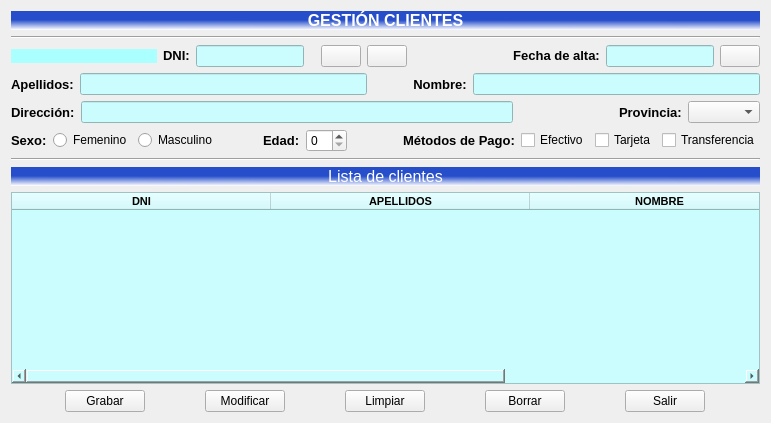
      <widget class="QWidget" name="tab_11">
       <attribute name="title">
        <string>Clientes</string>
       </attribute>
       <layout class="QGridLayout" name="gridLayout_6">
        <item row="8" column="0" colspan="2">
         <layout class="QGridLayout" name="gridLayout_8">
          <item row="0" column="2">
           <widget class="QPushButton" name="btnLimpiarCli">
            <property name="sizePolicy">
             <sizepolicy hsizetype="Fixed" vsizetype="Fixed">
              <horstretch>0</horstretch>
              <verstretch>0</verstretch>
             </sizepolicy>
            </property>
            <property name="text">
             <string>Limpiar</string>
            </property>
           </widget>
          </item>
          <item row="0" column="1">
           <widget class="QPushButton" name="btnModifCli">
            <property name="sizePolicy">
             <sizepolicy hsizetype="Fixed" vsizetype="Fixed">
              <horstretch>0</horstretch>
              <verstretch>0</verstretch>
             </sizepolicy>
            </property>
            <property name="text">
             <string>Modificar</string>
            </property>
           </widget>
          </item>
          <item row="0" column="3">
           <widget class="QPushButton" name="btnBajaCli">
            <property name="sizePolicy">
             <sizepolicy hsizetype="Fixed" vsizetype="Fixed">
              <horstretch>0</horstretch>
              <verstretch>0</verstretch>
             </sizepolicy>
            </property>
            <property name="text">
             <string>Borrar</string>
            </property>
           </widget>
          </item>
          <item row="0" column="4">
           <widget class="QPushButton" name="btnSalir">
            <property name="sizePolicy">
             <sizepolicy hsizetype="Fixed" vsizetype="Fixed">
              <horstretch>0</horstretch>
              <verstretch>0</verstretch>
             </sizepolicy>
            </property>
            <property name="text">
             <string>Salir</string>
            </property>
           </widget>
          </item>
          <item row="0" column="0">
           <widget class="QPushButton" name="btnAltaCli">
            <property name="enabled">
             <bool>true</bool>
            </property>
            <property name="sizePolicy">
             <sizepolicy hsizetype="Fixed" vsizetype="Fixed">
              <horstretch>0</horstretch>
              <verstretch>0</verstretch>
             </sizepolicy>
            </property>
            <property name="text">
             <string>Grabar</string>
            </property>
           </widget>
          </item>
         </layout>
        </item>
        <item row="3" column="0" colspan="2">
         <layout class="QGridLayout" name="gridLayout_7">
          <item row="0" column="0">
           <widget class="QLabel" name="lblApellidos">
            <property name="font">
             <font>
              <pointsize>10</pointsize>
              <weight>75</weight>
              <bold>true</bold>
             </font>
            </property>
            <property name="text">
             <string>Apellidos:</string>
            </property>
           </widget>
          </item>
          <item row="0" column="3">
           <widget class="QLabel" name="lblNombre">
            <property name="font">
             <font>
              <pointsize>10</pointsize>
              <weight>75</weight>
              <bold>true</bold>
             </font>
            </property>
            <property name="contextMenuPolicy">
             <enum>Qt::DefaultContextMenu</enum>
            </property>
            <property name="text">
             <string>Nombre:</string>
            </property>
            <property name="alignment">
             <set>Qt::AlignCenter</set>
            </property>
           </widget>
          </item>
          <item row="0" column="1">
           <widget class="QLineEdit" name="editApel">
            <property name="sizePolicy">
             <sizepolicy hsizetype="Expanding" vsizetype="Fixed">
              <horstretch>0</horstretch>
              <verstretch>0</verstretch>
             </sizepolicy>
            </property>
            <property name="styleSheet">
             <string notr="true">background-color: rgb(203, 253, 255);</string>
            </property>
           </widget>
          </item>
          <item row="0" column="4">
           <widget class="QLineEdit" name="editNombre">
            <property name="styleSheet">
             <string notr="true">background-color: rgb(203, 253, 255);</string>
            </property>
            <property name="alignment">
             <set>Qt::AlignLeading|Qt::AlignLeft|Qt::AlignVCenter</set>
            </property>
           </widget>
          </item>
          <item row="0" column="2">
           <spacer name="horizontalSpacer_5">
            <property name="orientation">
             <enum>Qt::Horizontal</enum>
            </property>
            <property name="sizeType">
             <enum>QSizePolicy::Fixed</enum>
            </property>
            <property name="sizeHint" stdset="0">
             <size>
              <width>40</width>
              <height>20</height>
             </size>
            </property>
           </spacer>
          </item>
         </layout>
        </item>
        <item row="4" column="0" colspan="2">
         <layout class="QGridLayout" name="gridLayout_5">
          <item row="0" column="1">
           <widget class="QLineEdit" name="editDir">
            <property name="sizePolicy">
             <sizepolicy hsizetype="Preferred" vsizetype="Fixed">
              <horstretch>0</horstretch>
              <verstretch>0</verstretch>
             </sizepolicy>
            </property>
            <property name="styleSheet">
             <string notr="true">background-color: rgb(203, 253, 255);</string>
            </property>
           </widget>
          </item>
          <item row="0" column="3">
           <widget class="QLabel" name="lblProv">
            <property name="sizePolicy">
             <sizepolicy hsizetype="Fixed" vsizetype="Preferred">
              <horstretch>0</horstretch>
              <verstretch>0</verstretch>
             </sizepolicy>
            </property>
            <property name="font">
             <font>
              <pointsize>10</pointsize>
              <weight>75</weight>
              <bold>true</bold>
             </font>
            </property>
            <property name="text">
             <string>Provincia:</string>
            </property>
           </widget>
          </item>
          <item row="0" column="4">
           <widget class="QComboBox" name="cmbProv">
            <property name="sizePolicy">
             <sizepolicy hsizetype="Fixed" vsizetype="Fixed">
              <horstretch>0</horstretch>
              <verstretch>0</verstretch>
             </sizepolicy>
            </property>
           </widget>
          </item>
          <item row="0" column="0">
           <widget class="QLabel" name="lblDireccion">
            <property name="sizePolicy">
             <sizepolicy hsizetype="Fixed" vsizetype="Preferred">
              <horstretch>0</horstretch>
              <verstretch>0</verstretch>
             </sizepolicy>
            </property>
            <property name="font">
             <font>
              <pointsize>10</pointsize>
              <weight>75</weight>
              <bold>true</bold>
             </font>
            </property>
            <property name="text">
             <string>Dirección:</string>
            </property>
           </widget>
          </item>
          <item row="0" column="2">
           <spacer name="horizontalSpacer_2">
            <property name="orientation">
             <enum>Qt::Horizontal</enum>
            </property>
            <property name="sizeType">
             <enum>QSizePolicy::Fixed</enum>
            </property>
            <property name="sizeHint" stdset="0">
             <size>
              <width>100</width>
              <height>20</height>
             </size>
            </property>
           </spacer>
          </item>
         </layout>
        </item>
        <item row="0" column="0" colspan="2">
         <layout class="QGridLayout" name="gridLayout_2">
          <item row="0" column="0">
           <widget class="QLabel" name="lblXesCli">
            <property name="sizePolicy">
             <sizepolicy hsizetype="Preferred" vsizetype="Fixed">
              <horstretch>0</horstretch>
              <verstretch>0</verstretch>
             </sizepolicy>
            </property>
            <property name="font">
             <font>
              <pointsize>12</pointsize>
              <weight>75</weight>
              <bold>true</bold>
             </font>
            </property>
            <property name="layoutDirection">
             <enum>Qt::LeftToRight</enum>
            </property>
            <property name="autoFillBackground">
             <bool>false</bool>
            </property>
            <property name="styleSheet">
             <string notr="true">color: rgb(255, 255, 255);
background-color: qlineargradient(spread:pad, x1:0.545, y1:0.482955, x2:0.534091, y2:1, stop:0 rgba(38, 78, 203, 255), stop:1 rgba(255, 255, 255, 255));</string>
            </property>
            <property name="text">
             <string>GESTIÓN CLIENTES</string>
            </property>
            <property name="alignment">
             <set>Qt::AlignCenter</set>
            </property>
           </widget>
          </item>
          <item row="1" column="0">
           <widget class="Line" name="line_5">
            <property name="orientation">
             <enum>Qt::Horizontal</enum>
            </property>
           </widget>
          </item>
         </layout>
        </item>
        <item row="1" column="0" rowspan="2" colspan="2">
         <layout class="QGridLayout" name="gridLayout">
          <item row="0" column="8">
           <widget class="QLabel" name="lblFecha">
            <property name="sizePolicy">
             <sizepolicy hsizetype="Preferred" vsizetype="Fixed">
              <horstretch>0</horstretch>
              <verstretch>0</verstretch>
             </sizepolicy>
            </property>
            <property name="font">
             <font>
              <pointsize>10</pointsize>
              <weight>75</weight>
              <bold>true</bold>
             </font>
            </property>
            <property name="text">
             <string>Fecha de alta:</string>
            </property>
            <property name="alignment">
             <set>Qt::AlignCenter</set>
            </property>
           </widget>
          </item>
          <item row="0" column="9">
           <widget class="QLineEdit" name="editClialta">
            <property name="enabled">
             <bool>true</bool>
            </property>
            <property name="sizePolicy">
             <sizepolicy hsizetype="Fixed" vsizetype="Fixed">
              <horstretch>0</horstretch>
              <verstretch>0</verstretch>
             </sizepolicy>
            </property>
            <property name="font">
             <font>
              <family>MS Shell Dlg 2</family>
             </font>
            </property>
            <property name="styleSheet">
             <string notr="true">background-color: rgb(203, 253, 255);</string>
            </property>
            <property name="alignment">
             <set>Qt::AlignCenter</set>
            </property>
           </widget>
          </item>
          <item row="0" column="5">
           <widget class="QPushButton" name="btnReloadCli">
            <property name="sizePolicy">
             <sizepolicy hsizetype="Fixed" vsizetype="Fixed">
              <horstretch>0</horstretch>
              <verstretch>0</verstretch>
             </sizepolicy>
            </property>
            <property name="text">
             <string/>
            </property>
            <property name="icon">
             <iconset>
              <normaloff>img/reload.png</normaloff>img/reload.png</iconset>
            </property>
            <property name="iconSize">
             <size>
              <width>24</width>
              <height>24</height>
             </size>
            </property>
           </widget>
          </item>
          <item row="0" column="10">
           <widget class="QPushButton" name="btnCalendar">
            <property name="sizePolicy">
             <sizepolicy hsizetype="Fixed" vsizetype="Fixed">
              <horstretch>0</horstretch>
              <verstretch>0</verstretch>
             </sizepolicy>
            </property>
            <property name="text">
             <string/>
            </property>
            <property name="icon">
             <iconset>
              <normaloff>img/calendar.png</normaloff>img/calendar.png</iconset>
            </property>
            <property name="iconSize">
             <size>
              <width>24</width>
              <height>24</height>
             </size>
            </property>
           </widget>
          </item>
          <item row="0" column="7">
           <spacer name="horizontalSpacer">
            <property name="orientation">
             <enum>Qt::Horizontal</enum>
            </property>
            <property name="sizeType">
             <enum>QSizePolicy::Fixed</enum>
            </property>
            <property name="sizeHint" stdset="0">
             <size>
              <width>100</width>
              <height>17</height>
             </size>
            </property>
           </spacer>
          </item>
          <item row="0" column="2">
           <widget class="QLineEdit" name="editDni">
            <property name="sizePolicy">
             <sizepolicy hsizetype="Preferred" vsizetype="Fixed">
              <horstretch>0</horstretch>
              <verstretch>0</verstretch>
             </sizepolicy>
            </property>
            <property name="baseSize">
             <size>
              <width>0</width>
              <height>0</height>
             </size>
            </property>
            <property name="styleSheet">
             <string notr="true">background-color: rgb(203, 253, 255);</string>
            </property>
            <property name="alignment">
             <set>Qt::AlignCenter</set>
            </property>
           </widget>
          </item>
          <item row="0" column="3">
           <widget class="QLabel" name="lblValidar">
            <property name="sizePolicy">
             <sizepolicy hsizetype="Fixed" vsizetype="Fixed">
              <horstretch>0</horstretch>
              <verstretch>0</verstretch>
             </sizepolicy>
            </property>
            <property name="font">
             <font>
              <family>Comic Sans MS</family>
              <pointsize>10</pointsize>
              <weight>75</weight>
              <italic>true</italic>
              <bold>true</bold>
             </font>
            </property>
            <property name="text">
             <string/>
            </property>
           </widget>
          </item>
          <item row="0" column="0">
           <widget class="QLabel" name="lblCodcli">
            <property name="sizePolicy">
             <sizepolicy hsizetype="Expanding" vsizetype="Fixed">
              <horstretch>25</horstretch>
              <verstretch>0</verstretch>
             </sizepolicy>
            </property>
            <property name="font">
             <font>
              <weight>75</weight>
              <bold>true</bold>
             </font>
            </property>
            <property name="styleSheet">
             <string notr="true">background-color: rgb(170, 255, 255);</string>
            </property>
            <property name="text">
             <string/>
            </property>
           </widget>
          </item>
          <item row="0" column="4">
           <widget class="QPushButton" name="btnBuscarCli">
            <property name="sizePolicy">
             <sizepolicy hsizetype="Fixed" vsizetype="Fixed">
              <horstretch>0</horstretch>
              <verstretch>0</verstretch>
             </sizepolicy>
            </property>
            <property name="text">
             <string/>
            </property>
            <property name="icon">
             <iconset>
              <normaloff>img/lupa.png</normaloff>img/lupa.png</iconset>
            </property>
            <property name="iconSize">
             <size>
              <width>24</width>
              <height>24</height>
             </size>
            </property>
           </widget>
          </item>
          <item row="0" column="1">
           <widget class="QLabel" name="lblDni">
            <property name="sizePolicy">
             <sizepolicy hsizetype="Fixed" vsizetype="Fixed">
              <horstretch>0</horstretch>
              <verstretch>0</verstretch>
             </sizepolicy>
            </property>
            <property name="font">
             <font>
              <pointsize>10</pointsize>
              <weight>75</weight>
              <bold>true</bold>
             </font>
            </property>
            <property name="text">
             <string>DNI:</string>
            </property>
           </widget>
          </item>
         </layout>
        </item>
        <item row="6" column="0" colspan="2">
         <layout class="QGridLayout" name="gridLayout_3">
          <item row="0" column="0">
           <widget class="Line" name="line_6">
            <property name="orientation">
             <enum>Qt::Horizontal</enum>
            </property>
           </widget>
          </item>
          <item row="1" column="0">
           <widget class="QLabel" name="lblXesCli_2">
            <property name="sizePolicy">
             <sizepolicy hsizetype="Preferred" vsizetype="Preferred">
              <horstretch>0</horstretch>
              <verstretch>0</verstretch>
             </sizepolicy>
            </property>
            <property name="font">
             <font>
              <pointsize>12</pointsize>
              <weight>50</weight>
              <bold>false</bold>
             </font>
            </property>
            <property name="autoFillBackground">
             <bool>false</bool>
            </property>
            <property name="styleSheet">
             <string notr="true">color: rgb(255, 255, 255);
background-color: qlineargradient(spread:pad, x1:0.545, y1:0.482955, x2:0.534091, y2:1, stop:0 rgba(38, 78, 203, 255), stop:1 rgba(255, 255, 255, 255));</string>
            </property>
            <property name="text">
             <string>Lista de clientes</string>
            </property>
            <property name="alignment">
             <set>Qt::AlignCenter</set>
            </property>
           </widget>
          </item>
         </layout>
        </item>
        <item row="7" column="0" colspan="2">
         <widget class="QTableWidget" name="tablaCli">
          <property name="sizePolicy">
           <sizepolicy hsizetype="Preferred" vsizetype="Expanding">
            <horstretch>0</horstretch>
            <verstretch>0</verstretch>
           </sizepolicy>
          </property>
          <property name="styleSheet">
           <string notr="true">background-color: rgb(203, 253, 255);</string>
          </property>
          <property name="sizeAdjustPolicy">
           <enum>QAbstractScrollArea::AdjustIgnored</enum>
          </property>
          <attribute name="horizontalHeaderCascadingSectionResizes">
           <bool>false</bool>
          </attribute>
          <attribute name="horizontalHeaderDefaultSectionSize">
           <number>259</number>
          </attribute>
          <attribute name="horizontalHeaderHighlightSections">
           <bool>true</bool>
          </attribute>
          <column>
           <property name="text">
            <string>DNI</string>
           </property>
           <property name="font">
            <font>
             <family>MS Shell Dlg 2</family>
             <pointsize>8</pointsize>
             <weight>75</weight>
             <bold>true</bold>
            </font>
           </property>
           <property name="textAlignment">
            <set>AlignCenter</set>
           </property>
          </column>
          <column>
           <property name="text">
            <string>APELLIDOS</string>
           </property>
           <property name="font">
            <font>
             <family>MS Shell Dlg 2</family>
             <pointsize>8</pointsize>
             <weight>75</weight>
             <bold>true</bold>
            </font>
           </property>
           <property name="textAlignment">
            <set>AlignCenter</set>
           </property>
          </column>
          <column>
           <property name="text">
            <string>NOMBRE</string>
           </property>
           <property name="font">
            <font>
             <family>MS Shell Dlg 2</family>
             <pointsize>8</pointsize>
             <weight>75</weight>
             <bold>true</bold>
            </font>
           </property>
           <property name="textAlignment">
            <set>AlignCenter</set>
           </property>
          </column>
         </widget>
        </item>
        <item row="5" column="0" colspan="2">
         <layout class="QGridLayout" name="gridLayout_4">
          <item row="0" column="4">
           <widget class="QLabel" name="lblEdad">
            <property name="sizePolicy">
             <sizepolicy hsizetype="Fixed" vsizetype="Preferred">
              <horstretch>0</horstretch>
              <verstretch>0</verstretch>
             </sizepolicy>
            </property>
            <property name="font">
             <font>
              <pointsize>10</pointsize>
              <weight>75</weight>
              <bold>true</bold>
             </font>
            </property>
            <property name="text">
             <string>Edad:</string>
            </property>
           </widget>
          </item>
          <item row="0" column="3">
           <spacer name="horizontalSpacer_3">
            <property name="orientation">
             <enum>Qt::Horizontal</enum>
            </property>
            <property name="sizeType">
             <enum>QSizePolicy::Fixed</enum>
            </property>
            <property name="sizeHint" stdset="0">
             <size>
              <width>40</width>
              <height>20</height>
             </size>
            </property>
           </spacer>
          </item>
          <item row="0" column="0">
           <widget class="QLabel" name="lblSexo">
            <property name="sizePolicy">
             <sizepolicy hsizetype="Fixed" vsizetype="Preferred">
              <horstretch>0</horstretch>
              <verstretch>0</verstretch>
             </sizepolicy>
            </property>
            <property name="font">
             <font>
              <pointsize>10</pointsize>
              <weight>75</weight>
              <bold>true</bold>
             </font>
            </property>
            <property name="text">
             <string>Sexo:</string>
            </property>
           </widget>
          </item>
          <item row="0" column="1">
           <widget class="QRadioButton" name="rbtFem">
            <property name="sizePolicy">
             <sizepolicy hsizetype="Fixed" vsizetype="Fixed">
              <horstretch>0</horstretch>
              <verstretch>0</verstretch>
             </sizepolicy>
            </property>
            <property name="text">
             <string>Femenino</string>
            </property>
            <attribute name="buttonGroup">
             <string notr="true">grpbtnSex</string>
            </attribute>
           </widget>
          </item>
          <item row="0" column="2">
           <widget class="QRadioButton" name="rbtMasc">
            <property name="sizePolicy">
             <sizepolicy hsizetype="Fixed" vsizetype="Fixed">
              <horstretch>0</horstretch>
              <verstretch>0</verstretch>
             </sizepolicy>
            </property>
            <property name="text">
             <string>Masculino</string>
            </property>
            <attribute name="buttonGroup">
             <string notr="true">grpbtnSex</string>
            </attribute>
           </widget>
          </item>
          <item row="0" column="7">
           <widget class="QLabel" name="lblPago">
            <property name="sizePolicy">
             <sizepolicy hsizetype="Fixed" vsizetype="Preferred">
              <horstretch>0</horstretch>
              <verstretch>0</verstretch>
             </sizepolicy>
            </property>
            <property name="font">
             <font>
              <pointsize>10</pointsize>
              <weight>75</weight>
              <bold>true</bold>
             </font>
            </property>
            <property name="text">
             <string>Métodos de Pago:</string>
            </property>
           </widget>
          </item>
          <item row="0" column="5">
           <widget class="QSpinBox" name="spinEdad">
            <property name="sizePolicy">
             <sizepolicy hsizetype="Fixed" vsizetype="Fixed">
              <horstretch>0</horstretch>
              <verstretch>0</verstretch>
             </sizepolicy>
            </property>
           </widget>
          </item>
          <item row="0" column="10">
           <widget class="QCheckBox" name="chkTrans">
            <property name="sizePolicy">
             <sizepolicy hsizetype="Fixed" vsizetype="Fixed">
              <horstretch>0</horstretch>
              <verstretch>0</verstretch>
             </sizepolicy>
            </property>
            <property name="text">
             <string>Transferencia</string>
            </property>
            <attribute name="buttonGroup">
             <string notr="true">grpbtnPay</string>
            </attribute>
           </widget>
          </item>
          <item row="0" column="8">
           <widget class="QCheckBox" name="chkEfec">
            <property name="sizePolicy">
             <sizepolicy hsizetype="Fixed" vsizetype="Fixed">
              <horstretch>0</horstretch>
              <verstretch>0</verstretch>
             </sizepolicy>
            </property>
            <property name="text">
             <string>Efectivo</string>
            </property>
            <attribute name="buttonGroup">
             <string notr="true">grpbtnPay</string>
            </attribute>
           </widget>
          </item>
          <item row="0" column="9">
           <widget class="QCheckBox" name="chkTarj">
            <property name="sizePolicy">
             <sizepolicy hsizetype="Fixed" vsizetype="Fixed">
              <horstretch>0</horstretch>
              <verstretch>0</verstretch>
             </sizepolicy>
            </property>
            <property name="text">
             <string>Tarjeta</string>
            </property>
            <attribute name="buttonGroup">
             <string notr="true">grpbtnPay</string>
            </attribute>
           </widget>
          </item>
          <item row="0" column="6">
           <spacer name="horizontalSpacer_4">
            <property name="orientation">
             <enum>Qt::Horizontal</enum>
            </property>
            <property name="sizeType">
             <enum>QSizePolicy::Fixed</enum>
            </property>
            <property name="sizeHint" stdset="0">
             <size>
              <width>50</width>
              <height>20</height>
             </size>
            </property>
           </spacer>
          </item>
         </layout>
        </item>
       </layout>
      </widget>
